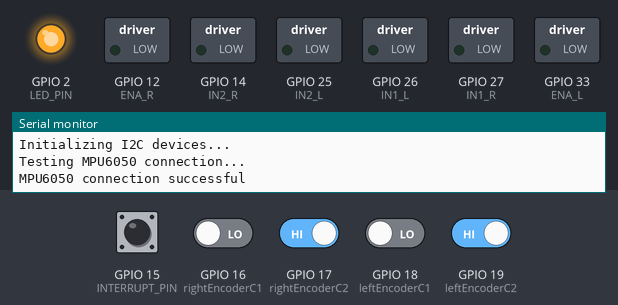
Simulated run of this sketch. Board: ESP32. Shown: switched loads named in the sketch (green lamp = pin HIGH), output pins drawn as LEDs (lit = HIGH), the last lines printed to the serial monitor. The inputs (shaded band) are chosen by the test bench; at power-on: GPIO 17 (rightEncoderC2), GPIO 19 (leftEncoderC2) HIGH, GPIO 15 (INTERRUPT_PIN), GPIO 16 (rightEncoderC1), GPIO 18 (leftEncoderC1) LOW. The sensor or clock chip raises its interrupt line as the real part does.

Above: at 0.1 s.
At 2.8 s:
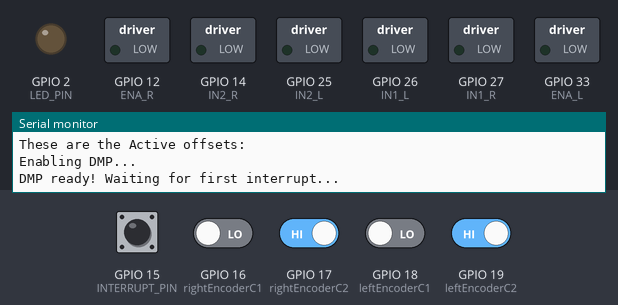
At 6.5 s:
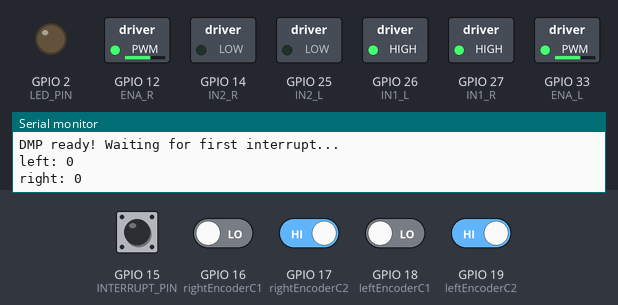
At 9.5 s:
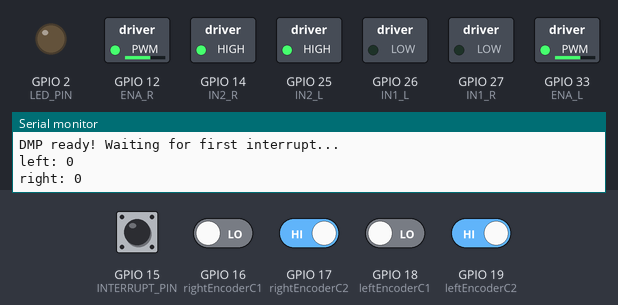
Timing chart, 0 to 12.4 s (numbered marks = the images above):
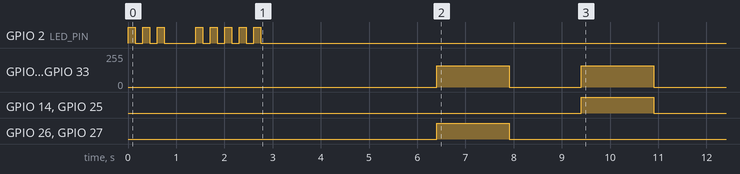

Measured:
- by itself, GPIO 12 (ENA_R), GPIO 33 (ENA_L): alternates 160/255 for 1.5 s and 0/255 for 1.5 s, 4 changes in all, then stays 0/255
- by itself, GPIO 14 (IN2_R), GPIO 25 (IN2_L): LOW → HIGH at 9.4 s, → LOW 1.5 s later
- by itself, GPIO 26 (IN1_L), GPIO 27 (IN1_R): LOW → HIGH at 6.4 s, → LOW 1.5 s later

The sketch:

Debugging_Motors_Encoders_MPU_OnBoardLED.ino
```cpp
#include "I2Cdev.h"
#include "MPU6050_6Axis_MotionApps20.h"
#include <Wire.h>

// ---- Motor selector ----
enum Motor { LEFT, RIGHT };


//on board LED
#define LED_PIN 2


// ---- Left motor ----
#define ENA_L 33
#define IN1_L 26
#define IN2_L 25

// ---- Right motor ----
#define ENA_R 12
#define IN1_R 27
#define IN2_R 14

// ---- Left encoder ----
#define leftEncoderC1 18
#define leftEncoderC2 19
volatile long leftEncoderCount = 0;

void IRAM_ATTR leftEncoderISR_C1() {
  bool a = digitalRead(leftEncoderC1);
  bool b = digitalRead(leftEncoderC2);
  if (a == b) {
    leftEncoderCount++;
  } else {
    leftEncoderCount--;
  }
}

void IRAM_ATTR leftEncoderISR_C2() {
  bool a = digitalRead(leftEncoderC1);
  bool b = digitalRead(leftEncoderC2);
  if (a != b) {
    leftEncoderCount++;
  } else {
    leftEncoderCount--;
  }
}

// ---- Right encoder ----
#define rightEncoderC1 16
#define rightEncoderC2 17
volatile long rightEncoderCount = 0;

void IRAM_ATTR rightEncoderISR_C1() {
  bool a = digitalRead(rightEncoderC1);
  bool b = digitalRead(rightEncoderC2);
  if (a == b) {
    rightEncoderCount++;
  } else {
    rightEncoderCount--;
  }
}

void IRAM_ATTR rightEncoderISR_C2() {
  bool a = digitalRead(rightEncoderC1);
  bool b = digitalRead(rightEncoderC2);
  if (a != b) {
    rightEncoderCount++;
  } else {
    rightEncoderCount--;
  }
}


//MPU6050
MPU6050 mpu;
float yawAngle;
#define OUTPUT_READABLE_YAWPITCHROLL
int const INTERRUPT_PIN = 15;  // Define the interruption #0 pin

  /*---MPU6050 Control/Status Variables---*/
bool DMPReady = false;  // Set true if DMP init was successful
uint8_t MPUIntStatus;   // Holds actual interrupt status byte from MPU
uint8_t devStatus;      // Return status after each device operation (0 = success, !0 = error)
uint16_t packetSize;    // Expected DMP packet size (default is 42 bytes)
uint8_t FIFOBuffer[64]; // FIFO storage buffer
  /*---Orientation/Motion Variables---*/
Quaternion q;           // [w, x, y, z]         Quaternion container
VectorInt16 aa;         // [x, y, z]            Accel sensor measurements
VectorInt16 gy;         // [x, y, z]            Gyro sensor measurements
VectorInt16 aaReal;     // [x, y, z]            Gravity-free accel sensor measurements
VectorInt16 aaWorld;    // [x, y, z]            World-frame accel sensor measurements
VectorFloat gravity;    // [x, y, z]            Gravity vector
float euler[3];         // [psi, theta, phi]    Euler angle container
float ypr[3];           // [yaw, pitch, roll]   Yaw/Pitch/Roll container and gravity vector
  /*-Packet structure for InvenSense teapot demo-*/
uint8_t teapotPacket[14] = { '$', 0x02, 0, 0, 0, 0, 0, 0, 0, 0, 0x00, 0x00, '\r', '\n' };
/*------Interrupt detection routine------*/
volatile bool MPUInterrupt = false;     // Indicates whether MPU6050 interrupt pin has gone high
void DMPDataReady() {
  MPUInterrupt = true;
}


void setup() {
   Serial.begin(115200);

  //on board LED
  pinMode(LED_PIN, OUTPUT);
  digitalWrite(LED_PIN, LOW);

  // motors start
  pinMode(IN1_L, OUTPUT);
  pinMode(IN2_L, OUTPUT);
  pinMode(IN1_R, OUTPUT);
  pinMode(IN2_R, OUTPUT);

  analogWriteResolution(ENA_R, 8);
  analogWriteFrequency(ENA_R, 5000);

  analogWriteResolution(ENA_L, 8);
  analogWriteFrequency(ENA_L, 5000);


  stopMotor(LEFT);
  stopMotor(RIGHT);
  // motors end

   // encoders start
  pinMode(leftEncoderC1, INPUT);
  pinMode(leftEncoderC2, INPUT);

  pinMode(rightEncoderC1, INPUT);
  pinMode(rightEncoderC2, INPUT);

  attachInterrupt(digitalPinToInterrupt(leftEncoderC1), leftEncoderISR_C1, CHANGE);
  attachInterrupt(digitalPinToInterrupt(leftEncoderC2), leftEncoderISR_C2, CHANGE);

  attachInterrupt(digitalPinToInterrupt(rightEncoderC1), rightEncoderISR_C1, CHANGE);
  attachInterrupt(digitalPinToInterrupt(rightEncoderC2), rightEncoderISR_C2, CHANGE);
// encoders end

//MPU_6050 Start
  InitializeMPU_6050();
//MPU_6050 End


    delay(3500);
}

void loop() {


//debugging encoders #######################################################
  Serial.print("left: ");
  Serial.println(leftEncoderCount);
  Serial.print("right: ");
  Serial.println(rightEncoderCount);


//debuging Motors
    //move two motors forward for(1.5) seconds
    motorForward(160,RIGHT);
    motorForward(160,LEFT);
    delay(1500);
    //stop both motors for 1.5 seconds
    stopMotor(RIGHT);
    stopMotor(LEFT);
    delay(1500);
    //move two motors backward for(1.5) seconds
    motorBackward(160,RIGHT);
    motorBackward(160,LEFT);
    delay(1500);
    //stop
    stopMotor(RIGHT);
    stopMotor(LEFT);
    delay(12345678);


//debugging MPU
  UpdateMPU_6050();
  Serial.print("yaw: ");
  Serial.println(yawAngle);


}

//MPU 6050
  //initialize the MPU 6050
  void InitializeMPU_6050()
  {
    //MPU 6050 START
    #if I2CDEV_IMPLEMENTATION == I2CDEV_ARDUINO_WIRE
    Wire.begin();
    Wire.setClock(400000); // 400kHz I2C clock. Comment on this line if having compilation difficulties
  #elif I2CDEV_IMPLEMENTATION == I2CDEV_BUILTIN_FASTWIRE
    Fastwire::setup(400, true);
  #endif

  /*Initialize device*/
  Serial.println(F("Initializing I2C devices..."));
  mpu.initialize();
  pinMode(INTERRUPT_PIN, INPUT);

  /*Verify connection*/
  Serial.println(F("Testing MPU6050 connection..."));
  if(mpu.testConnection() == false){
    Serial.println("MPU6050 connection failed");
    LightUp();
    while(true);
  }
  else {
    Serial.println("MPU6050 connection successful");
    Blink(3);
  }


  /* Initializate and configure the DMP*/
  Serial.println(F("Initializing DMP..."));
  devStatus = mpu.dmpInitialize();

  /* Supply your gyro offsets here, scaled for min sensitivity */
  mpu.setXGyroOffset(0);
  mpu.setYGyroOffset(0);
  mpu.setZGyroOffset(0);
  mpu.setXAccelOffset(0);
  mpu.setYAccelOffset(0);
  mpu.setZAccelOffset(0);

  /* Making sure it worked (returns 0 if so) */
  if (devStatus == 0) {
    mpu.CalibrateAccel(6);  // Calibration Time: generate offsets and calibrate our MPU6050
    mpu.CalibrateGyro(6);
    Serial.println("These are the Active offsets: ");
    mpu.PrintActiveOffsets();
    Serial.println(F("Enabling DMP..."));   //Turning ON DMP
    mpu.setDMPEnabled(true);

    /*Enable esp32 interrupt detection*/
    attachInterrupt(digitalPinToInterrupt(INTERRUPT_PIN), DMPDataReady, RISING);
    MPUIntStatus = mpu.getIntStatus();

    /* Set the DMP Ready flag so the main loop() function knows it is okay to use it */
    Serial.println(F("DMP ready! Waiting for first interrupt..."));
    DMPReady = true;
    packetSize = mpu.dmpGetFIFOPacketSize(); //Get expected DMP packet size for later comparison
    Blink(5);
    }
  //MPU 6050 END
  }

  //updating the readings
void UpdateMPU_6050()
{
  if (!DMPReady) { LightUp(); return; } // Stop the program if DMP programming fails.
  if (mpu.dmpGetCurrentFIFOPacket(FIFOBuffer)) {
    mpu.dmpGetQuaternion(&q, FIFOBuffer);
    mpu.dmpGetGravity(&gravity, &q);
    mpu.dmpGetYawPitchRoll(ypr, &q, &gravity);

    yawAngle = ypr[0] * 180 / M_PI;
  }
}


//on board LED functions
void Blink(int times) {
  for (int i = 0; i < times; i++) {
    digitalWrite(LED_PIN, HIGH);
    delay(150);
    digitalWrite(LED_PIN, LOW);
    delay(150);
  }
}

void LightUp() {
  digitalWrite(LED_PIN, HIGH);
}

// ---- Motor control functions ----
void stopMotor(Motor motor) {
  if (motor == LEFT) {
    digitalWrite(IN1_L, LOW);
    digitalWrite(IN2_L, LOW);
    analogWrite(ENA_L, 0);
  } else {
    digitalWrite(IN1_R, LOW);
    digitalWrite(IN2_R, LOW);
    analogWrite(ENA_R, 0);
  }
}

void motorForward(int speed, Motor motor) {
  speed = constrain(speed, 0, 255);

  if (motor == LEFT) {
    digitalWrite(IN1_L, HIGH);
    digitalWrite(IN2_L, LOW);
    analogWrite(ENA_L, speed);
  } else {
    digitalWrite(IN1_R, HIGH);
    digitalWrite(IN2_R, LOW);
    analogWrite(ENA_R, speed);
  }
}

void motorBackward(int speed, Motor motor) {
  speed = constrain(speed, 0, 255);

  if (motor == LEFT) {
    digitalWrite(IN1_L, LOW);
    digitalWrite(IN2_L, HIGH);
    analogWrite(ENA_L, speed);
  } else {
    digitalWrite(IN1_R, LOW);
    digitalWrite(IN2_R, HIGH);
    analogWrite(ENA_R, speed);
  }
}
```
